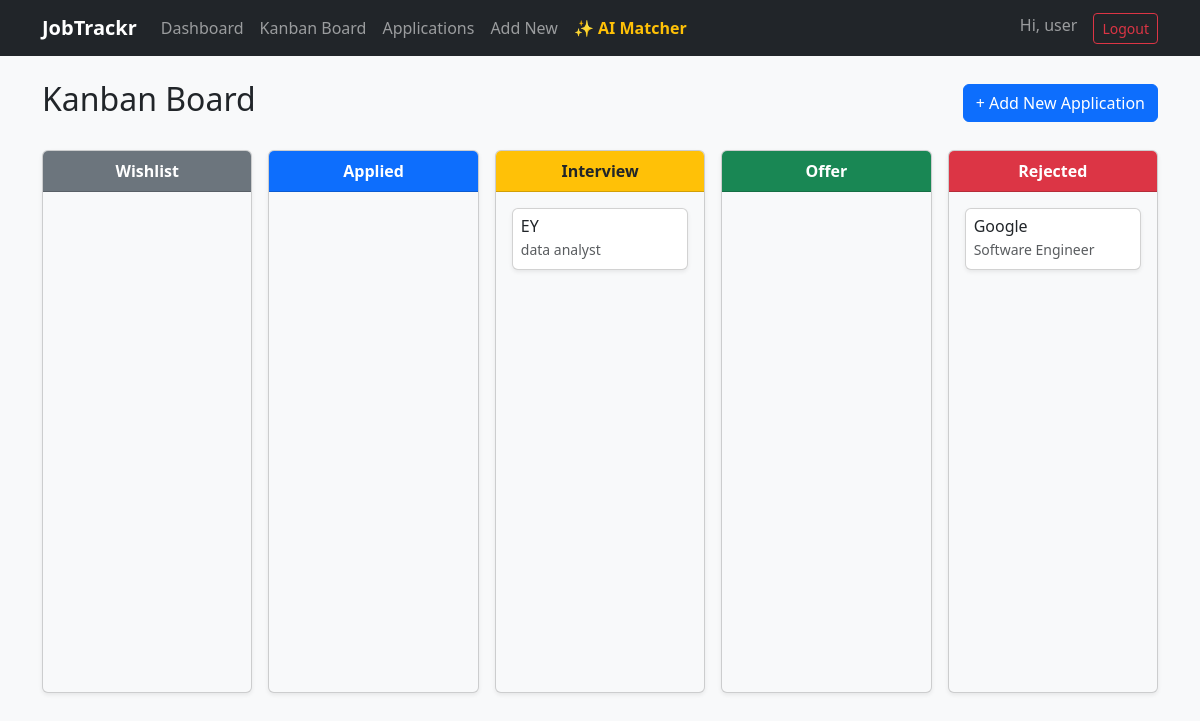
Screenshot of /applications/kanban/ (signed in) with the database file from the repository.
### applications/models.py (models this page shows, shortened)
class Application(models.Model):
    STATUS_CHOICES = [
        ('wishlist', 'Wishlist'),
        ('applied', 'Applied'),
        ('interview', 'Interview'),
        ('offer', 'Offer'),
        ('rejected', 'Rejected'),
    ]
    user = models.ForeignKey(User, on_delete=models.CASCADE)
    company = models.CharField(max_length=100)
    role = models.CharField(max_length=100)
    job_link = models.URLField(blank=True, null=True)
    location = models.CharField(max_length=100, blank=True, null=True)
    JOB_TYPE_CHOICES = [
        ('full_time', 'Full-time'),
        ('internship', 'Internship'),
    ]
    job_type = models.CharField(max_length=20, choices=JOB_TYPE_CHOICES, default='full_time')
    salary = models.CharField(max_length=50, blank=True, null=True)
    date_applied = models.DateField()
    follow_up_date = models.DateField(blank=True, null=True)
    status = models.CharField(max_length=20, choices=STATUS_CHOICES, default='wishlist')
    notes = models.TextField(blank=True, null=True)
    created_at = models.DateTimeField(auto_now_add=True)
    updated_at = models.DateTimeField(auto_now=True)

### applications/views.py (the view)
# urls.py: path('kanban/', views.kanban_board, name='kanban_board'),
@login_required
def kanban_board(request):
    applications = Application.objects.filter(user=request.user)
    return render(request, 'applications/kanban.html', {'applications': applications})

### templates/applications/kanban.html (shortened to what this page needs)
{% extends 'base.html' %}
{% block content %}
<div class="d-flex justify-content-between align-items-center mb-4">
    <h2>Kanban Board</h2>
    <a href="{% url 'application_add' %}" class="btn btn-primary">+ Add New Application</a>
</div>
<div class="row g-3">
    <div class="col-md">
        <div class="card bg-light shadow-sm">
            <div class="card-header bg-secondary text-white text-center fw-bold">Wishlist</div>
            <div class="card-body kanban-column" id="wishlist" style="min-height: 500px;">
            </div>
        </div>
    </div>
    <div class="col-md">
        <div class="card bg-light shadow-sm">
            <div class="card-header bg-primary text-white text-center fw-bold">Applied</div>
            <div class="card-body kanban-column" id="applied" style="min-height: 500px;">
            </div>
        </div>
    </div>
    <div class="col-md">
        <div class="card bg-light shadow-sm">
            <div class="card-header bg-warning text-dark text-center fw-bold">Interview</div>
            <div class="card-body kanban-column" id="interview" style="min-height: 500px;">
                {% for app in applications %}
                    {% if app.status == 'interview' %}
                        <div class="card mb-2 shadow-sm kanban-card" data-id="{{ app.id }}">
                            <div class="card-body p-2">
                                <h6 class="mb-0">{{ app.company }}</h6>
                                <small class="text-muted">{{ app.role }}</small>
                            </div>
                        </div>
                    {% endif %}
                {% endfor %}
            </div>
        </div>
    </div>
    <div class="col-md">
        <div class="card bg-light shadow-sm">
            <div class="card-header bg-success text-white text-center fw-bold">Offer</div>
            <div class="card-body kanban-column" id="offer" style="min-height: 500px;">
            </div>
        </div>
    </div>
    <div class="col-md">
        <div class="card bg-light shadow-sm">
            <div class="card-header bg-danger text-white text-center fw-bold">Rejected</div>
            <div class="card-body kanban-column" id="rejected" style="min-height: 500px;">
                {% for app in applications %}
                    {% if app.status == 'rejected' %}
                        <div class="card mb-2 shadow-sm kanban-card" data-id="{{ app.id }}">
                            <div class="card-body p-2">
                                <h6 class="mb-0">{{ app.company }}</h6>
                                <small class="text-muted">{{ app.role }}</small>
                            </div>
                        </div>
                    {% endif %}
                {% endfor %}
            </div>
        </div>
    </div>
</div>
{% endblock %}

### templates/base.html (shortened to what this page needs)
<!DOCTYPE html>
<html lang="en">
<head>
    <link href="https://cdn.jsdelivr.net/npm/bootstrap@5.3.0/dist/css/bootstrap.min.css" rel="stylesheet">
</head>
<body class="bg-light">
    <nav class="navbar navbar-expand-lg navbar-dark bg-dark mb-4">
        <div class="container">
            <a class="navbar-brand fw-bold" href="{% url 'dashboard' %}">JobTrackr</a>
            <div class="collapse navbar-collapse" id="navbarNav">
                <ul class="navbar-nav me-auto">
                    <li class="nav-item"><a class="nav-link" href="{% url 'dashboard' %}">Dashboard</a></li>
                    <li class="nav-item"><a class="nav-link" href="{% url 'kanban_board' %}">Kanban Board</a></li>
                    <li class="nav-item"><a class="nav-link" href="{% url 'application_list' %}">Applications</a></li>
                    <li class="nav-item"><a class="nav-link" href="{% url 'application_add' %}">Add New</a></li>
                    <li class="nav-item"><a class="nav-link text-warning fw-bold" href="{% url 'skill_matcher' %}">✨ AI Matcher</a></li>
                </ul>
                <ul class="navbar-nav">
                    {% if user.is_authenticated %}
                        <li class="nav-item"><span class="navbar-text me-3">Hi, {{ user.username }}</span></li>
                        <li class="nav-item">
                            <form method="post" action="{% url 'logout' %}" class="d-inline">
                                <button type="submit" class="btn btn-outline-danger btn-sm">Logout</button>
                            </form>
                        </li>
                    {% endif %}
                </ul>
            </div>
        </div>
    </nav>
    <div class="container">
        {% block content %}
        {% endblock %}
    </div>
</body>
</html>

### rows the page displays
Application: company "EY", role "data analyst"
Application: company "Google", role "Software Engineer"

### other values shown
{{ user.username }} "user"
